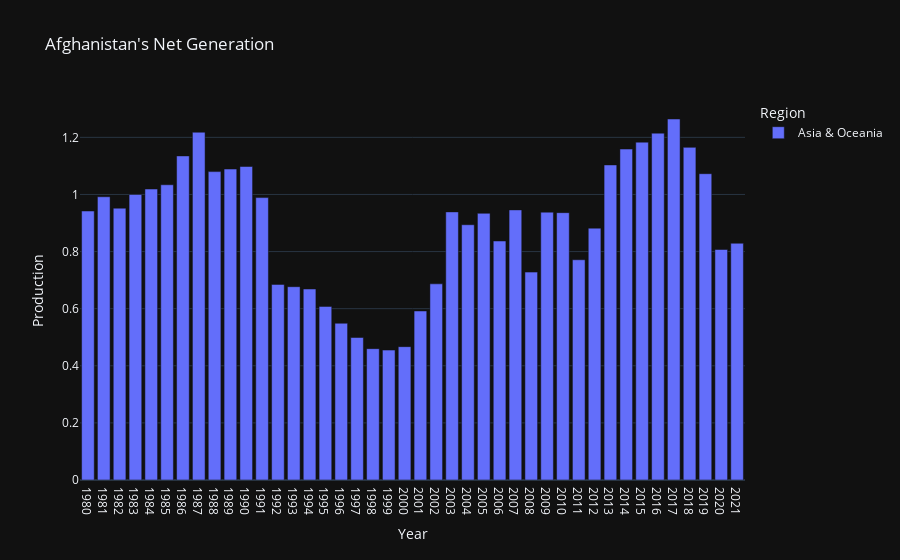

The notebook cell this image was saved under:
### Code cell
timeline = data_net_generation[data_net_generation["Country"] == "Afghanistan"].copy()

bars = px.bar(melted_df, x="Year", y="Production", color="Region", title="Afghanistan's Net Generation")

bars.update_layout(
    xaxis = dict(
        tickmode = 'linear',
        tick0 = 1980,
        dtick = 1
    )
)

bars.show()

### Figure 1 — Plotly figure (JSON) as saved in the notebook; plotly's stock layout.template omitted (floating-point values rounded to 4 significant figures)
{"data": [{"alignmentgroup": "True", "hovertemplate": "Region=Asia & Oceania<br>Year=%{x}<br>Production=%{y}<extra></extra>", "legendgroup": "Asia & Oceania", "marker": {"color": "#636efa", "pattern": {"shape": ""}}, "name": "Asia & Oceania", "offsetgroup": "Asia & Oceania", "orientation": "v", "showlegend": true, "textposition": "auto", "type": "bar", "x": ["1980", "1981", "1982", "1983", "1984", "1985", "1986", "1987", "1988", "1989", "1990", "1991", "1992", "1993", "1994", "1995", "1996", "1997", "1998", "1999", "2000", "2001", "2002", "2003", "2004", "2005", "2006", "2007", "2008", "2009", "2010", "2011", "2012", "2013", "2014", "2015", "2016", "2017", "2018", "2019", "2020", "2021"], "xaxis": "x", "y": [0.942, 0.992, 0.952, 1, 1.019, 1.034, 1.135, 1.218, 1.08, 1.089, 1.098, 0.989, 0.685, 0.677, 0.669, 0.608, 0.549, 0.499, 0.46, 0.455, 0.467, 0.592, 0.687, 0.939, 0.894, 0.934, 0.837, 0.946, 0.728, 0.9381, 0.9363, 0.7713, 0.882, 1.103, 1.159, 1.183, 1.215, 1.264, 1.165, 1.073, 0.8073, 0.8291], "yaxis": "y"}], "layout": {"barmode": "relative", "legend": {"title": {"text": "Region"}, "tracegroupgap": 0}, "title": {"text": "Afghanistan's Net Generation"}, "xaxis": {"anchor": "y", "domain": [0, 1], "dtick": 1, "tick0": 1980, "tickmode": "linear", "title": {"text": "Year"}}, "yaxis": {"anchor": "x", "domain": [0, 1], "title": {"text": "Production"}}}}
